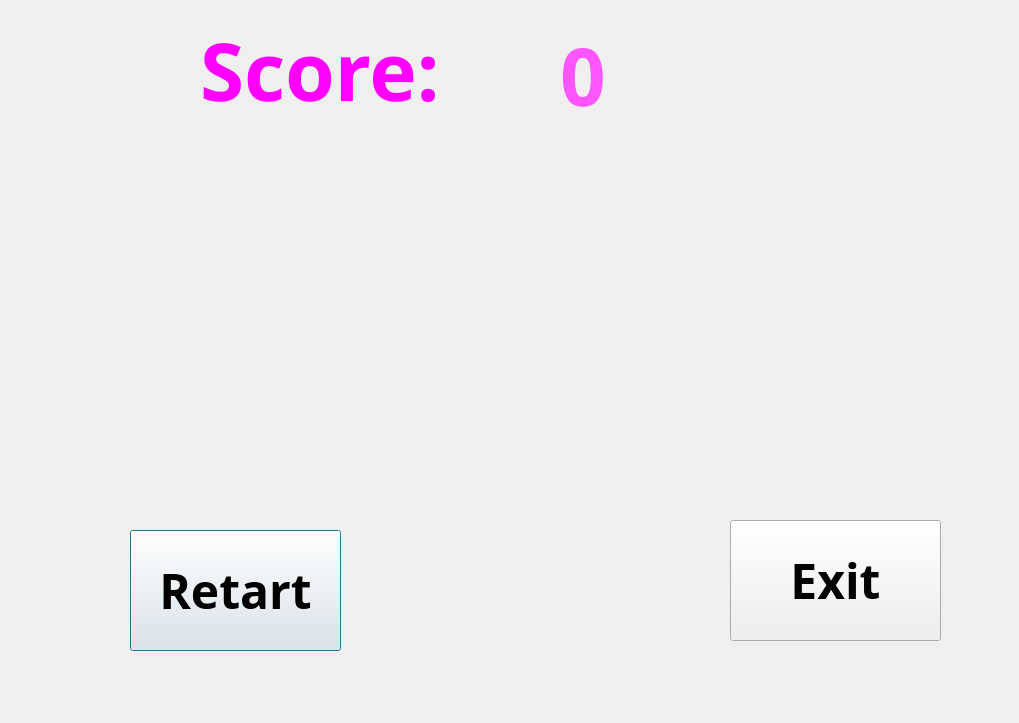
<?xml version="1.0" encoding="UTF-8"?>
<ui version="4.0">
 <class>ScorePage</class>
 <widget class="QDialog" name="ScorePage">
  <property name="geometry">
   <rect>
    <x>0</x>
    <y>0</y>
    <width>1019</width>
    <height>723</height>
   </rect>
  </property>
  <property name="font">
   <font>
    <family>Agency FB</family>
    <pointsize>36</pointsize>
    <weight>75</weight>
    <bold>true</bold>
   </font>
  </property>
  <property name="windowTitle">
   <string>Dialog</string>
  </property>
  <widget class="QPushButton" name="pushButton">
   <property name="geometry">
    <rect>
     <x>130</x>
     <y>530</y>
     <width>211</width>
     <height>121</height>
    </rect>
   </property>
   <property name="font">
    <font>
     <family>Agency FB</family>
     <pointsize>36</pointsize>
     <weight>75</weight>
     <bold>true</bold>
    </font>
   </property>
   <property name="text">
    <string>Retart</string>
   </property>
  </widget>
  <widget class="QPushButton" name="pushButton_2">
   <property name="geometry">
    <rect>
     <x>730</x>
     <y>520</y>
     <width>211</width>
     <height>121</height>
    </rect>
   </property>
   <property name="font">
    <font>
     <family>Agency FB</family>
     <pointsize>36</pointsize>
     <weight>75</weight>
     <bold>true</bold>
    </font>
   </property>
   <property name="text">
    <string>Exit</string>
   </property>
  </widget>
  <widget class="QLabel" name="label">
   <property name="geometry">
    <rect>
     <x>200</x>
     <y>-10</y>
     <width>351</width>
     <height>161</height>
    </rect>
   </property>
   <property name="font">
    <font>
     <family>Agency FB</family>
     <pointsize>60</pointsize>
     <weight>75</weight>
     <bold>true</bold>
    </font>
   </property>
   <property name="text">
    <string>&lt;html&gt;&lt;head/&gt;&lt;body&gt;&lt;p&gt;&lt;span style=&quot; color:#ff00ff;&quot;&gt;Score:&lt;/span&gt;&lt;/p&gt;&lt;/body&gt;&lt;/html&gt;</string>
   </property>
  </widget>
  <widget class="QLabel" name="scorenum">
   <property name="geometry">
    <rect>
     <x>560</x>
     <y>-10</y>
     <width>181</width>
     <height>171</height>
    </rect>
   </property>
   <property name="font">
    <font>
     <pointsize>60</pointsize>
    </font>
   </property>
   <property name="text">
    <string>&lt;html&gt;&lt;head/&gt;&lt;body&gt;&lt;p&gt;&lt;span style=&quot; color:#ff55ff;&quot;&gt;0&lt;/span&gt;&lt;/p&gt;&lt;/body&gt;&lt;/html&gt;</string>
   </property>
  </widget>
  <widget class="QLabel" name="superdrum_6">
   <property name="geometry">
    <rect>
     <x>170</x>
     <y>360</y>
     <width>231</width>
     <height>191</height>
    </rect>
   </property>
   <property name="text">
    <string/>
   </property>
   <property name="pixmap">
    <pixmap resource="pic.qrc">:/picture/reddrum12.jpg</pixmap>
   </property>
  </widget>
  <widget class="QLabel" name="label_4">
   <property name="geometry">
    <rect>
     <x>0</x>
     <y>0</y>
     <width>1031</width>
     <height>732</height>
    </rect>
   </property>
   <property name="text">
    <string/>
   </property>
   <property name="pixmap">
    <pixmap resource="pic.qrc">:/picture/taiko_cal_0801_01.jpg</pixmap>
   </property>
  </widget>
  <widget class="QLabel" name="superdrum">
   <property name="geometry">
    <rect>
     <x>350</x>
     <y>250</y>
     <width>231</width>
     <height>191</height>
    </rect>
   </property>
   <property name="text">
    <string/>
   </property>
   <property name="pixmap">
    <pixmap resource="pic.qrc">:/picture/reddrum12.jpg</pixmap>
   </property>
  </widget>
  <widget class="QLabel" name="superdrum_2">
   <property name="geometry">
    <rect>
     <x>540</x>
     <y>370</y>
     <width>231</width>
     <height>191</height>
    </rect>
   </property>
   <property name="text">
    <string/>
   </property>
   <property name="pixmap">
    <pixmap resource="pic.qrc">:/picture/reddrum12.jpg</pixmap>
   </property>
  </widget>
  <widget class="QLabel" name="superdrum_4">
   <property name="geometry">
    <rect>
     <x>730</x>
     <y>250</y>
     <width>231</width>
     <height>191</height>
    </rect>
   </property>
   <property name="text">
    <string/>
   </property>
   <property name="pixmap">
    <pixmap resource="pic.qrc">:/picture/reddrum12.jpg</pixmap>
   </property>
  </widget>
  <widget class="QLabel" name="superdrum_5">
   <property name="geometry">
    <rect>
     <x>160</x>
     <y>120</y>
     <width>231</width>
     <height>191</height>
    </rect>
   </property>
   <property name="text">
    <string/>
   </property>
   <property name="pixmap">
    <pixmap resource="pic.qrc">:/picture/reddrum12.jpg</pixmap>
   </property>
  </widget>
  <widget class="QLabel" name="superdrum_3">
   <property name="geometry">
    <rect>
     <x>550</x>
     <y>120</y>
     <width>231</width>
     <height>191</height>
    </rect>
   </property>
   <property name="text">
    <string/>
   </property>
   <property name="pixmap">
    <pixmap resource="pic.qrc">:/picture/reddrum12.jpg</pixmap>
   </property>
  </widget>
  <widget class="QLabel" name="gooddrum_7">
   <property name="geometry">
    <rect>
     <x>160</x>
     <y>120</y>
     <width>231</width>
     <height>191</height>
    </rect>
   </property>
   <property name="text">
    <string/>
   </property>
   <property name="pixmap">
    <pixmap resource="pic.qrc">:/picture/reddrum2.jpg</pixmap>
   </property>
  </widget>
  <widget class="QLabel" name="gooddrum_8">
   <property name="geometry">
    <rect>
     <x>730</x>
     <y>250</y>
     <width>231</width>
     <height>191</height>
    </rect>
   </property>
   <property name="text">
    <string/>
   </property>
   <property name="pixmap">
    <pixmap resource="pic.qrc">:/picture/reddrum2.jpg</pixmap>
   </property>
  </widget>
  <widget class="QLabel" name="gooddrum_9">
   <property name="geometry">
    <rect>
     <x>550</x>
     <y>120</y>
     <width>231</width>
     <height>191</height>
    </rect>
   </property>
   <property name="text">
    <string/>
   </property>
   <property name="pixmap">
    <pixmap resource="pic.qrc">:/picture/reddrum2.jpg</pixmap>
   </property>
  </widget>
  <widget class="QLabel" name="gooddrum_10">
   <property name="geometry">
    <rect>
     <x>170</x>
     <y>360</y>
     <width>231</width>
     <height>191</height>
    </rect>
   </property>
   <property name="text">
    <string/>
   </property>
   <property name="pixmap">
    <pixmap resource="pic.qrc">:/picture/reddrum2.jpg</pixmap>
   </property>
  </widget>
  <widget class="QLabel" name="gooddrum_11">
   <property name="geometry">
    <rect>
     <x>540</x>
     <y>370</y>
     <width>231</width>
     <height>191</height>
    </rect>
   </property>
   <property name="text">
    <string/>
   </property>
   <property name="pixmap">
    <pixmap resource="pic.qrc">:/picture/reddrum2.jpg</pixmap>
   </property>
  </widget>
  <widget class="QLabel" name="gooddrum_12">
   <property name="geometry">
    <rect>
     <x>350</x>
     <y>250</y>
     <width>231</width>
     <height>191</height>
    </rect>
   </property>
   <property name="text">
    <string/>
   </property>
   <property name="pixmap">
    <pixmap resource="pic.qrc">:/picture/reddrum2.jpg</pixmap>
   </property>
  </widget>
  <widget class="QLabel" name="baddrum_13">
   <property name="geometry">
    <rect>
     <x>160</x>
     <y>120</y>
     <width>231</width>
     <height>191</height>
    </rect>
   </property>
   <property name="text">
    <string/>
   </property>
   <property name="pixmap">
    <pixmap resource="pic.qrc">:/picture/reddrum8.jpg</pixmap>
   </property>
  </widget>
  <widget class="QLabel" name="baddrum_14">
   <property name="geometry">
    <rect>
     <x>730</x>
     <y>250</y>
     <width>231</width>
     <height>191</height>
    </rect>
   </property>
   <property name="text">
    <string/>
   </property>
   <property name="pixmap">
    <pixmap resource="pic.qrc">:/picture/reddrum8.jpg</pixmap>
   </property>
  </widget>
  <widget class="QLabel" name="baddrum_15">
   <property name="geometry">
    <rect>
     <x>550</x>
     <y>120</y>
     <width>231</width>
     <height>191</height>
    </rect>
   </property>
   <property name="text">
    <string/>
   </property>
   <property name="pixmap">
    <pixmap resource="pic.qrc">:/picture/reddrum8.jpg</pixmap>
   </property>
  </widget>
  <widget class="QLabel" name="baddrum_16">
   <property name="geometry">
    <rect>
     <x>170</x>
     <y>360</y>
     <width>231</width>
     <height>191</height>
    </rect>
   </property>
   <property name="text">
    <string/>
   </property>
   <property name="pixmap">
    <pixmap resource="pic.qrc">:/picture/reddrum8.jpg</pixmap>
   </property>
  </widget>
  <widget class="QLabel" name="baddrum_17">
   <property name="geometry">
    <rect>
     <x>540</x>
     <y>370</y>
     <width>231</width>
     <height>191</height>
    </rect>
   </property>
   <property name="text">
    <string/>
   </property>
   <property name="pixmap">
    <pixmap resource="pic.qrc">:/picture/reddrum8.jpg</pixmap>
   </property>
  </widget>
  <widget class="QLabel" name="baddrum_18">
   <property name="geometry">
    <rect>
     <x>350</x>
     <y>250</y>
     <width>231</width>
     <height>191</height>
    </rect>
   </property>
   <property name="text">
    <string/>
   </property>
   <property name="pixmap">
    <pixmap resource="pic.qrc">:/picture/reddrum8.jpg</pixmap>
   </property>
  </widget>
  <zorder>label_4</zorder>
  <zorder>pushButton</zorder>
  <zorder>pushButton_2</zorder>
  <zorder>label</zorder>
  <zorder>scorenum</zorder>
  <zorder>superdrum_6</zorder>
  <zorder>superdrum</zorder>
  <zorder>superdrum_2</zorder>
  <zorder>superdrum_4</zorder>
  <zorder>superdrum_5</zorder>
  <zorder>superdrum_3</zorder>
  <zorder>gooddrum_7</zorder>
  <zorder>gooddrum_8</zorder>
  <zorder>gooddrum_9</zorder>
  <zorder>gooddrum_10</zorder>
  <zorder>gooddrum_11</zorder>
  <zorder>gooddrum_12</zorder>
  <zorder>baddrum_13</zorder>
  <zorder>baddrum_14</zorder>
  <zorder>baddrum_15</zorder>
  <zorder>baddrum_16</zorder>
  <zorder>baddrum_17</zorder>
  <zorder>baddrum_18</zorder>
 </widget>
 <resources>
  <include location="pic.qrc"/>
 </resources>
 <connections/>
</ui>
